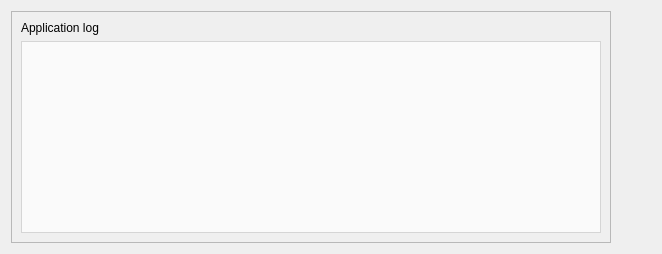
        <widget class="QWidget" name="tab_3">
         <attribute name="title">
          <string>Logs</string>
         </attribute>
         <layout class="QGridLayout" name="gridLayout_13">
          <item row="0" column="0">
           <widget class="QFrame" name="frame_7">
            <property name="sizePolicy">
             <sizepolicy hsizetype="Fixed" vsizetype="MinimumExpanding">
              <horstretch>0</horstretch>
              <verstretch>0</verstretch>
             </sizepolicy>
            </property>
            <property name="minimumSize">
             <size>
              <width>600</width>
              <height>0</height>
             </size>
            </property>
            <property name="frameShape">
             <enum>QFrame::StyledPanel</enum>
            </property>
            <property name="frameShadow">
             <enum>QFrame::Raised</enum>
            </property>
            <layout class="QVBoxLayout" name="verticalLayout_7">
             <item>
              <widget class="QLabel" name="label_47">
               <property name="sizePolicy">
                <sizepolicy hsizetype="Fixed" vsizetype="Fixed">
                 <horstretch>0</horstretch>
                 <verstretch>0</verstretch>
                </sizepolicy>
               </property>
               <property name="text">
                <string>Application log</string>
               </property>
              </widget>
             </item>
             <item>
              <widget class="QTextEdit" name="appLogTextEdit">
               <property name="styleSheet">
                <string notr="true">color: rgb(0, 0, 70);
background-color: rgba(255, 255, 255, 180);</string>
               </property>
               <property name="readOnly">
                <bool>true</bool>
               </property>
               <property name="acceptRichText">
                <bool>true</bool>
               </property>
              </widget>
             </item>
            </layout>
           </widget>
          </item>
          <item row="0" column="1">
           <spacer name="horizontalSpacer_17">
            <property name="orientation">
             <enum>Qt::Horizontal</enum>
            </property>
            <property name="sizeHint" stdset="0">
             <size>
              <width>40</width>
              <height>20</height>
             </size>
            </property>
           </spacer>
          </item>
         </layout>
        </widget>
